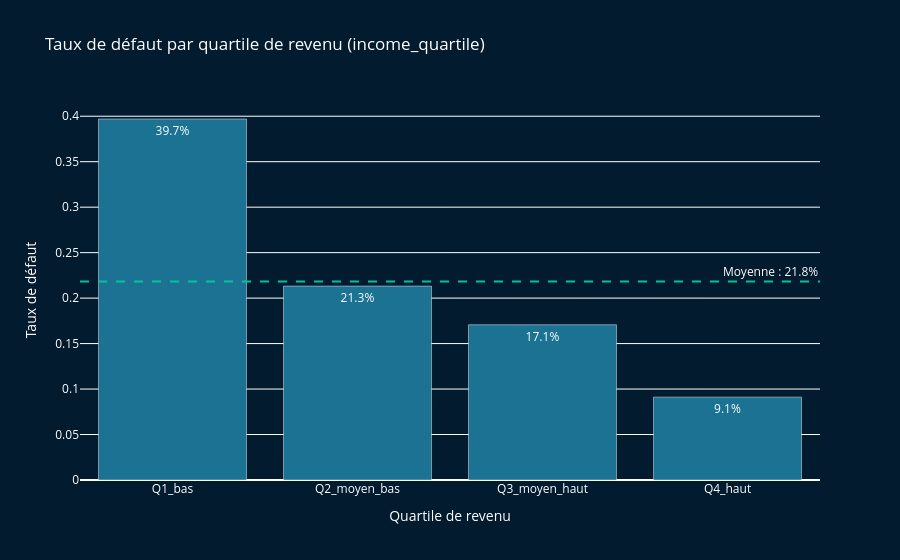

Write notebook code for a chart like this one.
### Markdown cell above
### 4.1 income_quartile — Défaut par quartile de revenu

### Code cell
# Taux de défaut par quartile de revenu
# income_quartile créé avec pd.qcut en J1S2 Bloc 4
defaut_quartile = (
    df.groupby('income_quartile')['loan_status']
      .mean()
      .reset_index()
)
defaut_quartile.columns = ['quartile', 'taux_defaut']
print(defaut_quartile.to_string(index=False))

fig7 = px.bar(
    defaut_quartile,
    x='quartile',
    y='taux_defaut',
    text_auto='.1%',
    color_discrete_sequence=['#1C7293'],
    labels={
        'quartile': 'Quartile de revenu',
        'taux_defaut': 'Taux de défaut'
    },
    title='Taux de défaut par quartile de revenu (income_quartile)'
)
fig7.add_hline(
    y=df['loan_status'].mean(),
    line_dash='dash',
    line_color='#02C39A',
    annotation_text=f"Moyenne : {df['loan_status'].mean():.1%}"
)
fig7.update_layout(
    plot_bgcolor='#021B2E',
    paper_bgcolor='#021B2E',
    font_color='white'
)
fig7.write_html(str(ROOT / 'figures' / 'defaut_quartile.html'))
fig7.show()
print("✅ figures/defaut_quartile.html sauvegardé")

### Figure 1 — Plotly figure (JSON) as saved in the notebook; plotly's stock layout.template omitted (floating-point values rounded to 4 significant figures)
{"data": [{"hovertemplate": "Quartile de revenu=%{x}<br>Taux de défaut=%{y}<extra></extra>", "legendgroup": "", "marker": {"color": "#1C7293", "pattern": {"shape": ""}}, "name": "", "orientation": "v", "showlegend": false, "textposition": "auto", "texttemplate": "%{y:.1%}", "type": "bar", "x": ["Q1_bas", "Q2_moyen_bas", "Q3_moyen_haut", "Q4_haut"], "xaxis": "x", "y": [0.397, 0.2132, 0.1707, 0.09112], "yaxis": "y"}], "layout": {"annotations": [{"showarrow": false, "text": "Moyenne : 21.8%", "x": 1, "xanchor": "right", "xref": "x domain", "y": 0.2182, "yanchor": "bottom", "yref": "y"}], "barmode": "relative", "font": {"color": "white"}, "legend": {"tracegroupgap": 0}, "paper_bgcolor": "#021B2E", "plot_bgcolor": "#021B2E", "shapes": [{"line": {"color": "#02C39A", "dash": "dash"}, "type": "line", "x0": 0, "x1": 1, "xref": "x domain", "y0": 0.2182, "y1": 0.2182, "yref": "y"}], "title": {"text": "Taux de défaut par quartile de revenu (income_quartile)"}, "xaxis": {"anchor": "y", "domain": [0, 1], "title": {"text": "Quartile de revenu"}}, "yaxis": {"anchor": "x", "domain": [0, 1], "title": {"text": "Taux de défaut"}}}}
